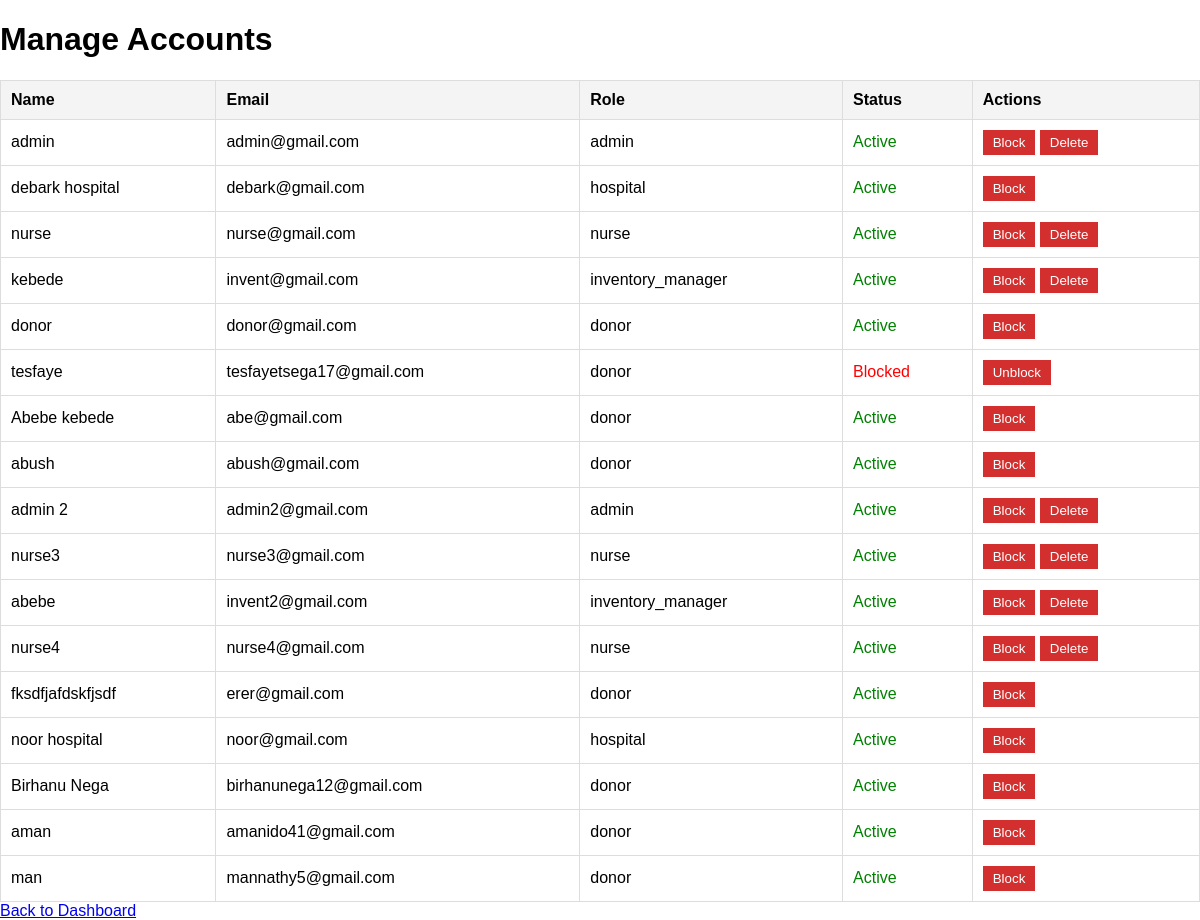
Screenshot of /pages/admin/manage_account.php (signed in) with the database file from the repository.
### tables this page shows
CREATE TABLE `users` (
  `id` int(11) NOT NULL,
  `name` varchar(100) DEFAULT NULL,
  `email` varchar(100) DEFAULT NULL,
  `password` varchar(255) DEFAULT NULL,
  `role` enum('admin','donor','nurse','inventory_manager','hospital') NOT NULL,
  `is_verified` tinyint(1) DEFAULT 0,
  `last_donation_date` date DEFAULT NULL,
  `verification_token` varchar(255) DEFAULT NULL,
  `height` varchar(10) DEFAULT NULL,
  `weight` varchar(10) DEFAULT NULL,
  `blood_type` varchar(10) DEFAULT NULL,
  `sex` enum('Male','Female') NOT NULL,
  `profile_picture` varchar(255) DEFAULT NULL,
  `phone` varchar(15) DEFAULT NULL,
  `address` varchar(255) DEFAULT NULL,
  `status` enum('active','blocked') DEFAULT 'active'
);

### pages/admin/manage_account.php (the view, shortened to what this page needs)
<?php
include '../../includes/db.php';
$sql = "SELECT * FROM users";
$result = $mysqli->query($sql);
?>
<!DOCTYPE html>
<html lang="en">
<head>
    <link rel="stylesheet" href="../../css/styles.css">
</head>
<body>
<div class="container">
    <h1>Manage Accounts</h1>
    <table>
        <thead>
            <tr>
                <th>Name</th>
                <th>Email</th>
                <th>Role</th>
                <th>Status</th>
                <th>Actions</th>
            </tr>
        </thead>
        <tbody>
            <?php while ($user = $result->fetch_assoc()): ?>
            <tr id="user-<?php echo $user['id']; ?>">
                <td><?php echo htmlspecialchars($user['name']); ?></td>
                <td><?php echo htmlspecialchars($user['email']); ?></td>
                <td><?php echo htmlspecialchars($user['role']); ?></td>
                <td class="<?php echo ($user['status'] === 'active') ? 'status-active' : 'status-blocked'; ?>" id="status-<?php echo $user['id']; ?>">
                    <?php echo htmlspecialchars(ucfirst($user['status'])); ?>
                </td>
                <td>
                    <form action="manage_account.php" method="post" style="display:inline;">
                        <?php if ($user['status'] === 'active'): ?>
                            <button type="submit" name="action" value="block">Block</button>
                        <?php else: ?>
                            <button type="submit" name="action" value="unblock">Unblock</button>
                        <?php endif; ?>
                    </form>
                    <?php if ($user['role'] !== 'donor' && $user['role'] !== 'hospital'): ?>
                        <form action="manage_account.php" method="post" style="display:inline;">
                            <button type="submit" name="action" value="delete" onclick="return confirm('Are you sure you want to delete this account?');">Delete</button>
                        </form>
                    <?php endif; ?>
                </td>
            </tr>
            <?php endwhile; ?>
        </tbody>
    </table>
    <div class="button-group">
        <a href="index.php">Back to Dashboard</a>
    </div>
</div>
</body>
</html>

### css/styles.css (style rules this page uses)
body { font-family: Arial, sans-serif; margin: 0; padding: 0; }

### pages/admin/manage_account.php (style rules this page uses)
table { width: 100%; border-collapse: collapse; margin-top: 20px; }
th, td { padding: 10px; border: 1px solid #ddd; text-align: left; }
th { background-color: #f4f4f4; }
button { background-color: #d32f2f; color: white; border: none; padding: 5px 10px; cursor: pointer; transition: background-color 0.3s ease; }
.status-active { color: green; }
.status-blocked { color: red; }

### rows the page displays
users: name "admin", email "admin@gmail.com", role "admin", status "Active", shows "Block"
users: name "debark hospital", email "debark@gmail.com", role "hospital", status "Active", shows "Block"
users: name "nurse", email "nurse@gmail.com", role "nurse", status "Active", shows "Block"
users: name "kebede", email "invent@gmail.com", role "inventory_manager", status "Active", shows "Block"
users: name "donor", email "donor@gmail.com", role "donor", status "Active", shows "Block"
users: name "tesfaye", email "tesfayetsega17@gmail.com", role "donor", status "Blocked", shows "Unblock"
users: name "Abebe kebede", email "abe@gmail.com", role "donor", status "Active", shows "Block"
users: name "abush", email "abush@gmail.com", role "donor", status "Active", shows "Block"
users: name "admin 2", email "admin2@gmail.com", role "admin", status "Active", shows "Block"
users: name "nurse3", email "nurse3@gmail.com", role "nurse", status "Active", shows "Block"
users: name "abebe", email "invent2@gmail.com", role "inventory_manager", status "Active", shows "Block"
users: name "nurse4", email "nurse4@gmail.com", role "nurse", status "Active", shows "Block"
users: name "fksdfjafdskfjsdf", email "erer@gmail.com", role "donor", status "Active", shows "Block"
users: name "noor hospital", email "noor@gmail.com", role "hospital", status "Active", shows "Block"
users: name "Birhanu Nega", email "birhanunega12@gmail.com", role "donor", status "Active", shows "Block"
users: name "aman", email "amanido41@gmail.com", role "donor", status "Active", shows "Block"
users: name "man", email "mannathy5@gmail.com", role "donor", status "Active", shows "Block"
